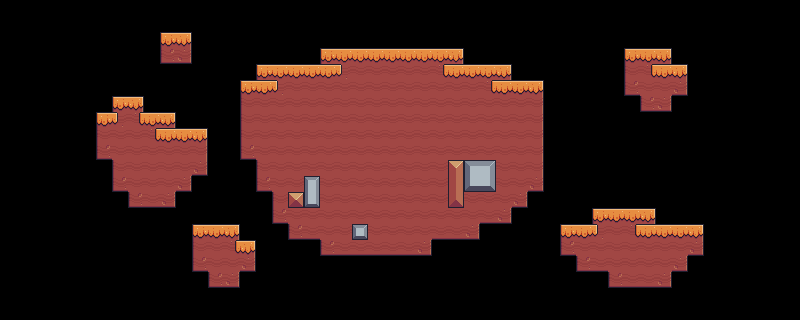

A level layout from a 2D game, rendered from its tile map. Below: a short description, then the map file with its tile-grid data intact:
An orthogonal 50x20 tile map with 16x16 px tiles, 1 tile layer (Background).

<map version="1.10" tiledversion="1.11.2" orientation="orthogonal" renderorder="right-down" width="50" height="20" tilewidth="16" tileheight="16" infinite="0" nextlayerid="4" nextobjectid="107">
 <tileset firstgid="1" source="Pixel Quest.tsx" />
 <layer id="1" name="Background" width="50" height="20">
  <properties>
   <property name="BackgroundType" value="Scene 1" />
  </properties>
  <data encoding="csv">
0,0,0,0,0,0,0,0,0,0,0,0,0,0,0,0,0,0,0,0,0,0,0,0,0,0,0,0,0,0,0,0,0,0,0,0,0,0,0,0,0,0,0,0,0,0,0,0,0,0,
0,0,0,0,0,0,0,0,0,0,0,0,0,0,0,0,0,0,0,0,0,0,0,0,0,0,0,0,0,0,0,0,0,0,0,0,0,0,0,0,0,0,0,0,0,0,0,0,0,0,
0,0,0,0,0,0,0,0,0,0,95,97,0,0,0,0,0,0,0,0,0,0,0,0,0,0,0,0,0,0,0,0,0,0,0,0,0,0,0,0,0,0,0,0,0,0,0,0,0,0,
0,0,0,0,0,0,0,0,0,0,139,141,0,0,0,0,0,0,0,0,95,96,96,96,96,96,96,96,97,0,0,0,0,0,0,0,0,0,0,95,96,97,0,0,0,0,0,0,0,0,
0,0,0,0,0,0,0,0,0,0,0,0,0,0,0,0,95,96,96,96,96,121,118,118,118,118,118,120,96,96,96,97,0,0,0,0,0,0,0,117,120,96,97,0,0,0,0,0,0,0,
0,0,0,0,0,0,0,0,0,0,0,0,0,0,0,95,96,121,118,118,118,118,118,118,118,118,118,118,118,118,120,96,96,97,0,0,0,0,0,139,118,118,141,0,0,0,0,0,0,0,
0,0,0,0,0,0,0,95,97,0,0,0,0,0,0,117,118,118,118,118,118,118,118,118,118,118,118,118,118,118,118,118,118,119,0,0,0,0,0,0,139,141,0,0,0,0,0,0,0,0,
0,0,0,0,0,0,95,121,120,96,97,0,0,0,0,117,118,118,118,118,118,118,118,118,118,118,118,118,118,118,118,118,118,119,0,0,0,0,0,0,0,0,0,0,0,0,0,0,0,0,
0,0,0,0,0,0,117,118,118,120,96,96,97,0,0,117,118,118,118,118,118,118,118,118,118,118,118,118,118,118,118,118,118,119,0,0,0,0,0,0,0,0,0,0,0,0,0,0,0,0,
0,0,0,0,0,0,139,118,118,118,118,118,119,0,0,139,118,118,118,118,118,118,118,118,118,118,118,118,118,118,118,118,118,119,0,0,0,0,0,0,0,0,0,0,0,0,0,0,0,0,
0,0,0,0,0,0,0,117,118,118,118,118,141,0,0,0,117,118,118,118,118,118,118,118,118,118,118,118,16,124,125,118,118,119,0,0,0,0,0,0,0,0,0,0,0,0,0,0,0,0,
0,0,0,0,0,0,0,139,118,118,118,141,0,0,0,0,139,118,118,104,118,118,118,118,118,118,118,118,38,146,147,118,118,141,0,0,0,0,0,0,0,0,0,0,0,0,0,0,0,0,
0,0,0,0,0,0,0,0,139,140,141,0,0,0,0,0,0,117,35,148,118,118,118,118,118,118,118,118,60,118,118,118,141,0,0,0,0,0,0,0,0,0,0,0,0,0,0,0,0,0,
0,0,0,0,0,0,0,0,0,0,0,0,0,0,0,0,0,139,118,118,118,118,118,118,118,118,118,118,118,118,140,141,0,0,0,0,0,95,96,96,97,0,0,0,0,0,0,0,0,0,
0,0,0,0,0,0,0,0,0,0,0,0,95,96,97,0,0,0,139,140,118,118,123,118,118,118,118,140,140,141,0,0,0,0,0,95,96,121,118,120,96,96,96,97,0,0,0,0,0,0,
0,0,0,0,0,0,0,0,0,0,0,0,117,118,120,97,0,0,0,0,139,140,140,140,140,140,141,0,0,0,0,0,0,0,0,139,118,118,118,118,118,118,118,141,0,0,0,0,0,0,
0,0,0,0,0,0,0,0,0,0,0,0,139,118,118,141,0,0,0,0,0,0,0,0,0,0,0,0,0,0,0,0,0,0,0,0,139,140,118,118,118,118,141,0,0,0,0,0,0,0,
0,0,0,0,0,0,0,0,0,0,0,0,0,139,141,0,0,0,0,0,0,0,0,0,0,0,0,0,0,0,0,0,0,0,0,0,0,0,139,140,140,141,0,0,0,0,0,0,0,0,
0,0,0,0,0,0,0,0,0,0,0,0,0,0,0,0,0,0,0,0,0,0,0,0,0,0,0,0,0,0,0,0,0,0,0,0,0,0,0,0,0,0,0,0,0,0,0,0,0,0,
0,0,0,0,0,0,0,0,0,0,0,0,0,0,0,0,0,0,0,0,0,0,0,0,0,0,0,0,0,0,0,0,0,0,0,0,0,0,0,0,0,0,0,0,0,0,0,0,0,0
</data>
 </layer>
 <objectgroup id="2" name="Spawning" />
</map>
